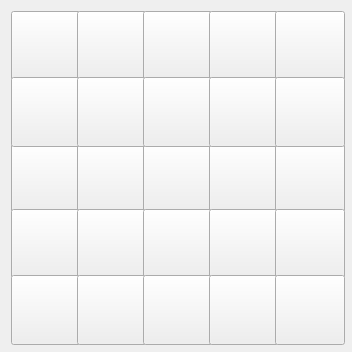
   <widget class="QWidget" name="layoutWidget">
    <property name="geometry">
     <rect>
      <x>850</x>
      <y>60</y>
      <width>352</width>
      <height>352</height>
     </rect>
    </property>
    <property name="minimumSize">
     <size>
      <width>70</width>
      <height>70</height>
     </size>
    </property>
    <layout class="QGridLayout" name="gridLayout_3">
     <property name="spacing">
      <number>0</number>
     </property>
     <item row="0" column="0" alignment="Qt::AlignTop">
      <widget class="QPushButton" name="b11_2">
       <property name="minimumSize">
        <size>
         <width>70</width>
         <height>70</height>
        </size>
       </property>
       <property name="maximumSize">
        <size>
         <width>50</width>
         <height>50</height>
        </size>
       </property>
       <property name="styleSheet">
        <string notr="true">border-image: url(:woda.png);</string>
       </property>
       <property name="text">
        <string/>
       </property>
      </widget>
     </item>
     <item row="0" column="1" alignment="Qt::AlignTop">
      <widget class="QPushButton" name="b12_2">
       <property name="minimumSize">
        <size>
         <width>70</width>
         <height>70</height>
        </size>
       </property>
       <property name="maximumSize">
        <size>
         <width>50</width>
         <height>50</height>
        </size>
       </property>
       <property name="styleSheet">
        <string notr="true">border-image: url(:woda.png);</string>
       </property>
       <property name="text">
        <string/>
       </property>
      </widget>
     </item>
     <item row="0" column="2" alignment="Qt::AlignTop">
      <widget class="QPushButton" name="b13_2">
       <property name="minimumSize">
        <size>
         <width>70</width>
         <height>70</height>
        </size>
       </property>
       <property name="maximumSize">
        <size>
         <width>50</width>
         <height>50</height>
        </size>
       </property>
       <property name="styleSheet">
        <string notr="true">border-image: url(:woda.png);</string>
       </property>
       <property name="text">
        <string/>
       </property>
      </widget>
     </item>
     <item row="0" column="3" alignment="Qt::AlignTop">
      <widget class="QPushButton" name="b14_2">
       <property name="minimumSize">
        <size>
         <width>70</width>
         <height>70</height>
        </size>
       </property>
       <property name="maximumSize">
        <size>
         <width>50</width>
         <height>50</height>
        </size>
       </property>
       <property name="styleSheet">
        <string notr="true">border-image: url(:woda.png);</string>
       </property>
       <property name="text">
        <string/>
       </property>
      </widget>
     </item>
     <item row="2" column="0" alignment="Qt::AlignTop">
      <widget class="QPushButton" name="b31_2">
       <property name="minimumSize">
        <size>
         <width>70</width>
         <height>70</height>
        </size>
       </property>
       <property name="maximumSize">
        <size>
         <width>50</width>
         <height>50</height>
        </size>
       </property>
       <property name="styleSheet">
        <string notr="true">border-image: url(:woda.png);</string>
       </property>
       <property name="text">
        <string/>
       </property>
      </widget>
     </item>
     <item row="2" column="1" alignment="Qt::AlignTop">
      <widget class="QPushButton" name="b32_2">
       <property name="minimumSize">
        <size>
         <width>70</width>
         <height>70</height>
        </size>
       </property>
       <property name="maximumSize">
        <size>
         <width>50</width>
         <height>50</height>
        </size>
       </property>
       <property name="styleSheet">
        <string notr="true">border-image: url(:woda.png);</string>
       </property>
       <property name="text">
        <string/>
       </property>
      </widget>
     </item>
     <item row="2" column="2" alignment="Qt::AlignTop">
      <widget class="QPushButton" name="b33_2">
       <property name="minimumSize">
        <size>
         <width>70</width>
         <height>70</height>
        </size>
       </property>
       <property name="maximumSize">
        <size>
         <width>50</width>
         <height>50</height>
        </size>
       </property>
       <property name="styleSheet">
        <string notr="true">border-image: url(:woda.png);</string>
       </property>
       <property name="text">
        <string/>
       </property>
      </widget>
     </item>
     <item row="2" column="3" alignment="Qt::AlignTop">
      <widget class="QPushButton" name="b34_2">
       <property name="minimumSize">
        <size>
         <width>70</width>
         <height>70</height>
        </size>
       </property>
       <property name="maximumSize">
        <size>
         <width>50</width>
         <height>50</height>
        </size>
       </property>
       <property name="styleSheet">
        <string notr="true">border-image: url(:woda.png);</string>
       </property>
       <property name="text">
        <string/>
       </property>
      </widget>
     </item>
     <item row="2" column="4" alignment="Qt::AlignTop">
      <widget class="QPushButton" name="b35_2">
       <property name="minimumSize">
        <size>
         <width>70</width>
         <height>70</height>
        </size>
       </property>
       <property name="maximumSize">
        <size>
         <width>50</width>
         <height>50</height>
        </size>
       </property>
       <property name="styleSheet">
        <string notr="true">border-image: url(:woda.png);</string>
       </property>
       <property name="text">
        <string/>
       </property>
      </widget>
     </item>
     <item row="3" column="0" alignment="Qt::AlignTop">
      <widget class="QPushButton" name="b41_2">
       <property name="minimumSize">
        <size>
         <width>70</width>
         <height>70</height>
        </size>
       </property>
       <property name="maximumSize">
        <size>
         <width>50</width>
         <height>50</height>
        </size>
       </property>
       <property name="styleSheet">
        <string notr="true">border-image: url(:woda.png);</string>
       </property>
       <property name="text">
        <string/>
       </property>
      </widget>
     </item>
     <item row="3" column="1" alignment="Qt::AlignTop">
      <widget class="QPushButton" name="b42_2">
       <property name="minimumSize">
        <size>
         <width>70</width>
         <height>70</height>
        </size>
       </property>
       <property name="maximumSize">
        <size>
         <width>50</width>
         <height>50</height>
        </size>
       </property>
       <property name="styleSheet">
        <string notr="true">border-image: url(:woda.png);</string>
       </property>
       <property name="text">
        <string/>
       </property>
      </widget>
     </item>
     <item row="3" column="2" alignment="Qt::AlignTop">
      <widget class="QPushButton" name="b43_2">
       <property name="minimumSize">
        <size>
         <width>70</width>
         <height>70</height>
        </size>
       </property>
       <property name="maximumSize">
        <size>
         <width>50</width>
         <height>50</height>
        </size>
       </property>
       <property name="styleSheet">
        <string notr="true">border-image: url(:woda.png);</string>
       </property>
       <property name="text">
        <string/>
       </property>
      </widget>
     </item>
     <item row="3" column="3" alignment="Qt::AlignTop">
      <widget class="QPushButton" name="b44_2">
       <property name="minimumSize">
        <size>
         <width>70</width>
         <height>70</height>
        </size>
       </property>
       <property name="maximumSize">
        <size>
         <width>50</width>
         <height>50</height>
        </size>
       </property>
       <property name="styleSheet">
        <string notr="true">border-image: url(:woda.png);</string>
       </property>
       <property name="text">
        <string/>
       </property>
      </widget>
     </item>
     <item row="3" column="4" alignment="Qt::AlignTop">
      <widget class="QPushButton" name="b45_2">
       <property name="minimumSize">
        <size>
         <width>70</width>
         <height>70</height>
        </size>
       </property>
       <property name="maximumSize">
        <size>
         <width>50</width>
         <height>50</height>
        </size>
       </property>
       <property name="styleSheet">
        <string notr="true">border-image: url(:woda.png);</string>
       </property>
       <property name="text">
        <string/>
       </property>
      </widget>
     </item>
     <item row="4" column="0" alignment="Qt::AlignTop">
      <widget class="QPushButton" name="b51_2">
       <property name="minimumSize">
        <size>
         <width>70</width>
         <height>70</height>
        </size>
       </property>
       <property name="maximumSize">
        <size>
         <width>50</width>
         <height>50</height>
        </size>
       </property>
       <property name="styleSheet">
        <string notr="true">border-image: url(:woda.png);</string>
       </property>
       <property name="text">
        <string/>
       </property>
      </widget>
     </item>
     <item row="4" column="1" alignment="Qt::AlignTop">
      <widget class="QPushButton" name="b52_2">
       <property name="minimumSize">
        <size>
         <width>70</width>
         <height>70</height>
        </size>
       </property>
       <property name="maximumSize">
        <size>
         <width>50</width>
         <height>50</height>
        </size>
       </property>
       <property name="styleSheet">
        <string notr="true">border-image: url(:woda.png);</string>
       </property>
       <property name="text">
        <string/>
       </property>
      </widget>
     </item>
     <item row="4" column="2" alignment="Qt::AlignTop">
      <widget class="QPushButton" name="b53_2">
       <property name="minimumSize">
        <size>
         <width>70</width>
         <height>70</height>
        </size>
       </property>
       <property name="maximumSize">
        <size>
         <width>50</width>
         <height>50</height>
        </size>
       </property>
       <property name="styleSheet">
        <string notr="true">border-image: url(:woda.png);</string>
       </property>
       <property name="text">
        <string/>
       </property>
      </widget>
     </item>
     <item row="4" column="3" alignment="Qt::AlignTop">
      <widget class="QPushButton" name="b54_2">
       <property name="minimumSize">
        <size>
         <width>70</width>
         <height>70</height>
        </size>
       </property>
       <property name="maximumSize">
        <size>
         <width>50</width>
         <height>50</height>
        </size>
       </property>
       <property name="styleSheet">
        <string notr="true">border-image: url(:woda.png);</string>
       </property>
       <property name="text">
        <string/>
       </property>
      </widget>
     </item>
     <item row="4" column="4" alignment="Qt::AlignTop">
      <widget class="QPushButton" name="b55_2">
       <property name="minimumSize">
        <size>
         <width>70</width>
         <height>70</height>
        </size>
       </property>
       <property name="maximumSize">
        <size>
         <width>50</width>
         <height>50</height>
        </size>
       </property>
       <property name="styleSheet">
        <string notr="true">border-image: url(:woda.png);</string>
       </property>
       <property name="text">
        <string/>
       </property>
      </widget>
     </item>
     <item row="0" column="4" alignment="Qt::AlignTop">
      <widget class="QPushButton" name="b15_2">
       <property name="minimumSize">
        <size>
         <width>70</width>
         <height>70</height>
        </size>
       </property>
       <property name="maximumSize">
        <size>
         <width>50</width>
         <height>50</height>
        </size>
       </property>
       <property name="styleSheet">
        <string notr="true">border-image: url(:woda.png);</string>
       </property>
       <property name="text">
        <string/>
       </property>
      </widget>
     </item>
     <item row="1" column="0" alignment="Qt::AlignTop">
      <widget class="QPushButton" name="b21_2">
       <property name="minimumSize">
        <size>
         <width>70</width>
         <height>70</height>
        </size>
       </property>
       <property name="maximumSize">
        <size>
         <width>50</width>
         <height>50</height>
        </size>
       </property>
       <property name="styleSheet">
        <string notr="true">border-image: url(:woda.png);</string>
       </property>
       <property name="text">
        <string/>
       </property>
      </widget>
     </item>
     <item row="1" column="1" alignment="Qt::AlignTop">
      <widget class="QPushButton" name="b22_2">
       <property name="minimumSize">
        <size>
         <width>70</width>
         <height>70</height>
        </size>
       </property>
       <property name="maximumSize">
        <size>
         <width>50</width>
         <height>50</height>
        </size>
       </property>
       <property name="styleSheet">
        <string notr="true">border-image: url(:woda.png);</string>
       </property>
       <property name="text">
        <string/>
       </property>
      </widget>
     </item>
     <item row="1" column="2" alignment="Qt::AlignTop">
      <widget class="QPushButton" name="b23_2">
       <property name="minimumSize">
        <size>
         <width>70</width>
         <height>70</height>
        </size>
       </property>
       <property name="maximumSize">
        <size>
         <width>50</width>
         <height>50</height>
        </size>
       </property>
       <property name="styleSheet">
        <string notr="true">border-image: url(:woda.png);</string>
       </property>
       <property name="text">
        <string/>
       </property>
      </widget>
     </item>
     <item row="1" column="3" alignment="Qt::AlignTop">
      <widget class="QPushButton" name="b24_2">
       <property name="minimumSize">
        <size>
         <width>70</width>
         <height>70</height>
        </size>
       </property>
       <property name="maximumSize">
        <size>
         <width>50</width>
         <height>50</height>
        </size>
       </property>
       <property name="styleSheet">
        <string notr="true">border-image: url(:woda.png);</string>
       </property>
       <property name="text">
        <string/>
       </property>
      </widget>
     </item>
     <item row="1" column="4" alignment="Qt::AlignTop">
      <widget class="QPushButton" name="b25_2">
       <property name="minimumSize">
        <size>
         <width>70</width>
         <height>70</height>
        </size>
       </property>
       <property name="maximumSize">
        <size>
         <width>50</width>
         <height>50</height>
        </size>
       </property>
       <property name="styleSheet">
        <string notr="true">border-image: url(:woda.png);</string>
       </property>
       <property name="text">
        <string/>
       </property>
      </widget>
     </item>
    </layout>
   </widget>
